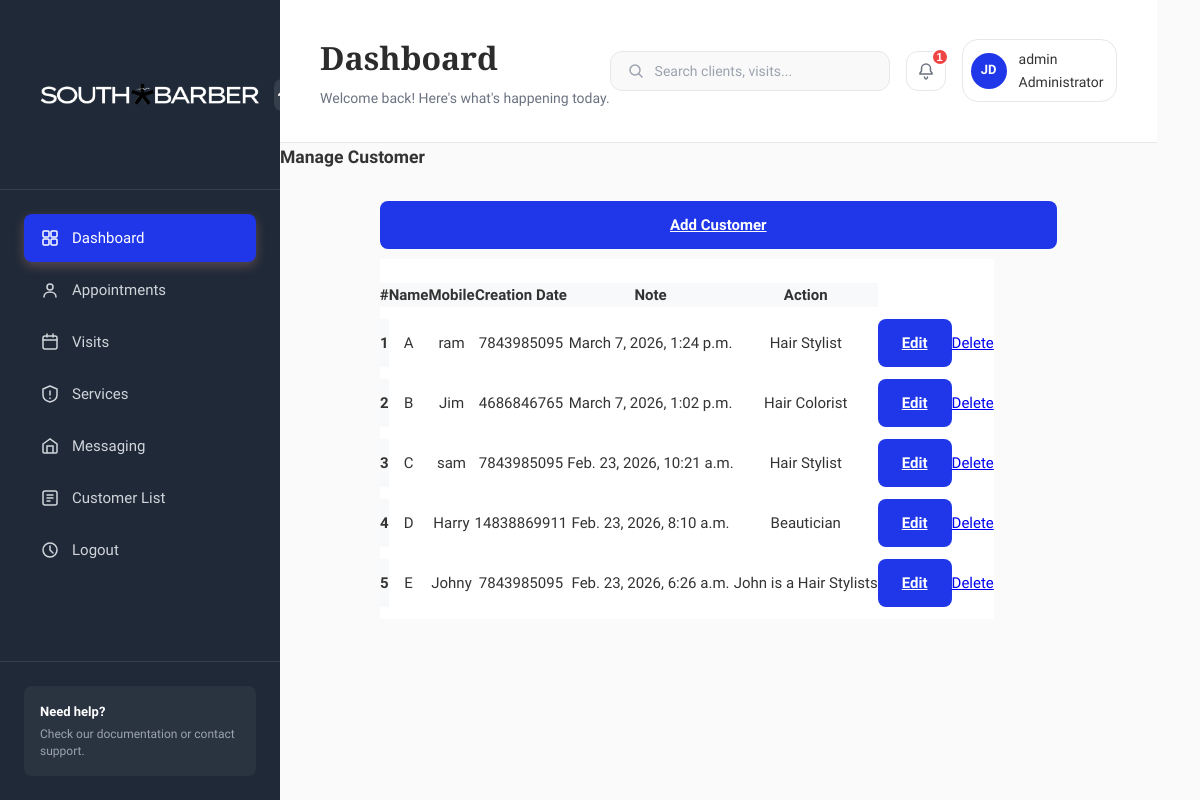
Page /adminsection/customerlist/ (signed in) on the committed database.
### adminsection/models.py (models this page shows, shortened)
class User(AbstractUser):
    ROLE_CHOICES = (
        ('ADMIN', 'Admin'),
        ('MANAGER', 'Manager'),
        ('EMPLOYEE', 'Employee'),
        ('CUSTOMER', 'Customer'),
    )
    Role = models.CharField(max_length=20, choices=ROLE_CHOICES)
    Store = models.ForeignKey(Store, on_delete=models.SET_NULL, null=True, blank=True)

class Customer(models.Model):
    Name = models.CharField(max_length=150)
    Email = models.EmailField()
    PhoneNumber = models.CharField(max_length=11)
    Gender = models.CharField(max_length=1, choices=(('0','Male'),('1','Female')))
    Note = models.TextField(blank=True)
    CreateDate = models.DateTimeField(auto_now_add=True)
    UpdateDate = models.DateTimeField(auto_now=True)

### adminsection/views.py (the view)
# urls.py: path('customerlist/', views.customerlist, name='customerlist'),
@staff_member_required
def customerlist(request):
    CustomerList = Customer.objects.order_by('-CreateDate')
    letters = list(string.ascii_uppercase)
    customers_with_letters = []
    for i, customer in enumerate(CustomerList):
        letter_id = letters[i % 26]   # A-Z repeat if more than 26
        customers_with_letters.append({
            'customer': customer,
            'letter_id': letter_id
        })
    context = {
        'customers_with_letters': customers_with_letters
    }
    return render(request, 'adminsection/customer-list.html', context)

### templates/adminsection/customer-list.html (shortened to what this page needs)
{% extends 'adminsection/base.html' %}
{% load static %}
{% block content %}
<div id="page-wrapper">
	<div class="main-page">
		<div class="tables">
			<h3 class="title1">Manage Customer</h3>
			<div class="table-container">
    			<div class="table-responsive">
                <div style="margin-bottom: 10px;">
                <a href="{% url 'addcustomer' %}" class="btn btn-primary">
                     Add Customer
                </a>
                </div>
				<table class="table table-bordered">
					<thead>
						<tr>
							<tr>
							<th>#</th>
							<th>Name</th>
							<th>Mobile</th>
							<th>Creation Date</th>
							<th>Note</th>
							<th>Action</th>
						</tr>
					</thead>
					<tbody>
						{% for item in customers_with_letters %}
						<tr>
							<th scope="row">{{ forloop.counter }}</th>
							<td>{{ item.letter_id }}</td>
							<td>{{ item.customer.Name }}</td>
							<td>{{ item.customer.PhoneNumber }}</td>
							<td>{{ item.customer.CreateDate }}</td>
							<td>{{ item.customer.Note }}</td>
							<td>
								<a href="{% url 'editcustomer' item.customer.id %}" class="btn btn-primary btn-sm">
									Edit
								</a>
							</td>
							<td>
								<a href="{% url 'deletecustomer' item.customer.id %}"
								class="btn btn-danger btn-sm"
								onclick="return confirm('Are you sure you want to delete this Customer?');">
									Delete
								</a>
							</td>
						</tr>
						{% endfor %}
					</tbody>
				</table>
			</div>
		</div>
	</div>
</div>
</div>
{% endblock %}

### templates/adminsection/base.html (shortened to what this page needs)
{% load static %}
<!DOCTYPE html>
<html lang="en">
<head>
    <link rel="stylesheet" href="{% static 'css/styles.css' %}">
</head>
<body>
    <html class="app-container">
        <aside class="sidebar">
            <div class="sidebar-header">
                <div class="logo">
                    <img src="{% static 'images/SOUTH BARBER LOGO.png' %}" alt="South Barber Logo" style="width:250px; height:125px;">
                </div>
                <button class="sidebar-toggle">
                    <svg width="20" height="20" viewBox="0 0 20 20" fill="none">
                        <path d="M15 10L10 5L5 10" stroke="currentColor" stroke-width="2" stroke-linecap="round"/>
                    </svg>
                </button>
            </div>
            <nav class="sidebar-nav">
                <a href="{% url 'dashboard' %}" class="nav-item active">
                    <span>Dashboard</span>
                </a>
                <a href="{% url 'allappointment' %}" class="nav-item">
                    <svg width="20" height="20" viewBox="0 0 20 20" fill="none">
                        <circle cx="10" cy="7" r="3" stroke="currentColor" stroke-width="1.5"/>
                        <path d="M4 17C4 14 6.5 12 10 12C13.5 12 16 14 16 17" stroke="currentColor" stroke-width="1.5" stroke-linecap="round"/>
                    </svg>
                    <span>Appointments</span>
                </a>
                <a href="visits.html" class="nav-item">
                    <svg width="20" height="20" viewBox="0 0 20 20" fill="none">
                        <rect x="3" y="4" width="14" height="13" rx="2" stroke="currentColor" stroke-width="1.5"/>
                        <path d="M7 2V5M13 2V5M3 8H17" stroke="currentColor" stroke-width="1.5" stroke-linecap="round"/>
                    </svg>
                    <span>Visits</span>
                </a>
                <a href="{% url 'manageservices' %}" class="nav-item">
                    <svg width="20" height="20" viewBox="0 0 20 20" fill="none">
                        <path d="M3 5L10 2L17 5V11C17 14.5 14 17 10 18C6 17 3 14.5 3 11V5Z" stroke="currentColor" stroke-width="1.5" stroke-linejoin="round"/>
                        <path d="M10 7V11M10 14V14.5" stroke="currentColor" stroke-width="1.5" stroke-linecap="round"/>
                    </svg>
                    <span>Services</span>
                </a>
                <a href="#" class="nav-item">
                    <svg width="20" height="20" viewBox="0 0 20 20" fill="none">
                        <path d="M3 8L10 3L17 8V16C17 16.5 16.5 17 16 17H4C3.5 17 3 16.5 3 16V8Z" stroke="currentColor" stroke-width="1.5"/>
                        <path d="M13 17V10H7V17" stroke="currentColor" stroke-width="1.5"/>
                    </svg>
                    <span>Messaging</span>
                </a>
                <a href="{% url 'customerlist' %}" class="nav-item">
                    <svg width="20" height="20" viewBox="0 0 20 20" fill="none">
                        <rect x="3" y="3" width="14" height="14" rx="2" stroke="currentColor" stroke-width="1.5"/>
                        <path d="M7 7H13M7 10H13M7 13H10" stroke="currentColor" stroke-width="1.5" stroke-linecap="round"/>
                    </svg>
                    <span>Customer List</span>
                </a>
                <a href="{% url 'logout' %}" class="nav-item">
                    <svg width="20" height="20" viewBox="0 0 20 20" fill="none">
                        <circle cx="10" cy="10" r="7" stroke="currentColor" stroke-width="1.5"/>
                        <path d="M10 6V10L13 13" stroke="currentColor" stroke-width="1.5" stroke-linecap="round"/>
                    </svg>
                    <span>Logout</span>
                </a>
            </nav>
            <div class="sidebar-footer">
                <div class="help-section">
                    <p class="help-title">Need help?</p>
                    <p class="help-text">Check our documentation or contact support.</p>
                </div>
            </div>
        </aside>
        <main class="main-content">
            <header class="header">
                <div class="header-left">
                    <h1 class="page-title">Dashboard</h1>
                    <p class="page-subtitle">Welcome back! Here's what's happening today.</p>
                </div>
                <div class="header-right">
                    <div class="search-box">
                        <svg width="18" height="18" viewBox="0 0 18 18" fill="none">
                            <circle cx="8" cy="8" r="5" stroke="currentColor" stroke-width="1.5"/>
                            <path d="M12 12L15 15" stroke="currentColor" stroke-width="1.5" stroke-linecap="round"/>
                        </svg>
                        <input type="text" placeholder="Search clients, visits...">
                    </div>
                    <button class="notification-btn">
                        <svg width="20" height="20" viewBox="0 0 20 20" fill="none">
                            <path d="M10 3C7.5 3 5.5 5 5.5 7.5V10L4 12V13H16V12L14.5 10V7.5C14.5 5 12.5 3 10 3Z" stroke="currentColor" stroke-width="1.5"/>
                            <path d="M8.5 16C8.5 17 9.5 18 10 18C10.5 18 11.5 17 11.5 16" stroke="currentColor" stroke-width="1.5" stroke-linecap="round"/>
                        </svg>
                        <span class="notification-badge">1</span>
                    </button>
                    <div class="user-menu">
                        {% if request.user.is_authenticated %}
                        <div class="user-avatar">JD</div>
                        <span class="user-name">
                            <p>{{ user.username }}</p>
                            {% if request.user.is_superuser %}
                            <span>Administrator </span>
                            {% else %}
                            <span>Staff</span>
                            {% endif %}
                                </span>
                        </div>
                        {% endif %}
                </div>
            </header>
            {% block content %}
            {% endblock %}
    </main>
</html>

### rows in the picture
User: username "admin"
Customer: letter_id "A", customer.Name "ram", customer.PhoneNumber "7843985095", customer.CreateDate "March 7, 2026, 1:24 p.m.", customer.Note "Hair Stylist"
Customer: letter_id "B", customer.Name "Jim", customer.PhoneNumber "4686846765", customer.CreateDate "March 7, 2026, 1:02 p.m.", customer.Note "Hair Colorist"
Customer: letter_id "C", customer.Name "sam", customer.PhoneNumber "7843985095", customer.CreateDate "Feb. 23, 2026, 10:21 a.m.", customer.Note "Hair Stylist"
Customer: letter_id "D", customer.Name "Harry", customer.PhoneNumber "14838869911", customer.CreateDate "Feb. 23, 2026, 8:10 a.m.", customer.Note "Beautician"
Customer: letter_id "E", customer.Name "Johny", customer.PhoneNumber "7843985095", customer.CreateDate "Feb. 23, 2026, 6:26 a.m.", customer.Note "John is a Hair Stylists"
